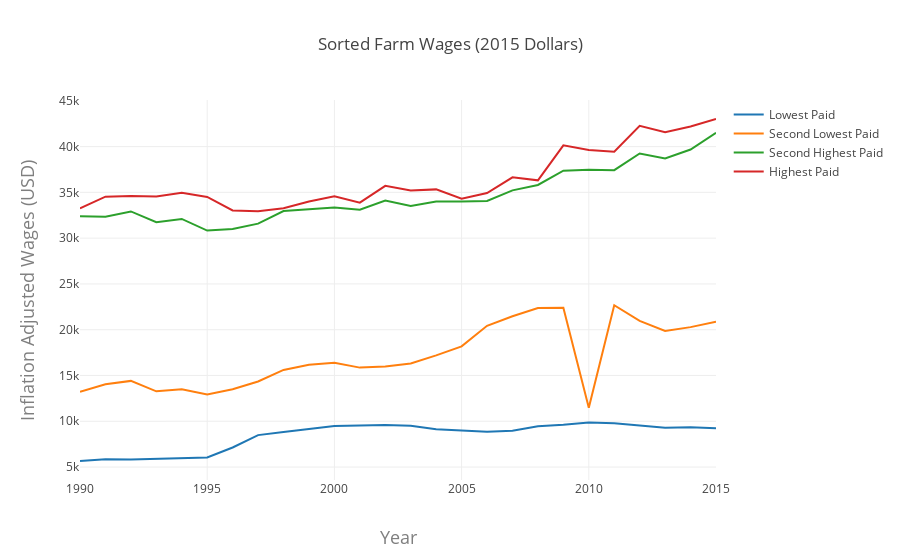

Notebook cell for this chart:
### Markdown cell above
Where in the table above we can see the highest and lowest (and everything in between) workers in each year. 

---
### Try it out
- The cell above currently prints out the highest paid states in each year. To view the lowest paid states try the following
    1. In the cell above find the line which prints the highest paid states 
    ```python
     crops_df[columns_to_see].groupby('year').nth(-1)
    ```
    and change it to 
    ```python
    crops_df[columns_to_see].groupby('year').nth(0)
    ```
    to print the lowest paid states. In this case, the `-1` specifies the last element of the list, `-2` would specify the second last element etc. 
    
    2. Change the same line to 
    ```python
       crops_df[columns_to_see].groupby('year').nth(1)
    ```
    to view the second lowest paid state
    
    3. Which state made the second highest wage in 2014?
    
---

## Creating a different kind of interactive plot
This might be more interesting to see summarized in a plot which also includes mouse hover interactivity so we can get more information from it. This is summarized below.

### Code cell
hide_me
plot_df = crops_df[columns_to_see].groupby('year').nth(-1)

# Here is an example of how a plot which hover labels is made 
traces = []
# Here we put out the names of the traces we want to put on the graph
names = ["Lowest Paid", "Second Lowest Paid", "Second Highest Paid", "Highest Paid"]

# These numbers represent the lowest, second lowest, second highest and highest paid
# farmers from the plot_df with the grouping that we saw eariler. 

for j, i in enumerate([0,1,-2,-1]):
    plot_df = crops_df[columns_to_see].groupby('year').nth(i) 
    
    # Here we're adding a trace onto the end of our data frame
    # where index is the year 
    traces.append(go.Scatter(
      x=plot_df.index,
      y=plot_df.inflation_adj,
      text = plot_df.area_title,
      name = names[j]
    ))

# Here we're formatting axis labels
layout = go.Layout(
    title='Sorted Farm Wages (2015 Dollars)',
    xaxis=dict(
        title='Year',
        titlefont=dict(
            size=18,
            color='#7f7f7f'
        )
    ),
    yaxis=dict(
        title='Inflation Adjusted Wages (USD)',
        titlefont=dict(
            size=18,
            color='#7f7f7f'
        )
    )
)

fig = go.Figure(data=go.Data(traces), layout=layout)
    
iplot(fig)

### Figure 1 — Plotly figure (JSON) as saved in the notebook; plotly's stock layout.template omitted (floating-point values rounded to 4 significant figures)
{"data": [{"name": "Lowest Paid", "text": ["Puerto Rico -- Statewide", "Puerto Rico -- Statewide", "Puerto Rico -- Statewide", "Puerto Rico -- Statewide", "Puerto Rico -- Statewide", "Puerto Rico -- Statewide", "Puerto Rico -- Statewide", "Puerto Rico -- Statewide", "Puerto Rico -- Statewide", "Puerto Rico -- Statewide", "Puerto Rico -- Statewide", "Puerto Rico -- Statewide", "Puerto Rico -- Statewide", "Puerto Rico -- Statewide", "Puerto Rico -- Statewide", "Puerto Rico -- Statewide", "Puerto Rico -- Statewide", "Puerto Rico -- Statewide", "Puerto Rico -- Statewide", "Puerto Rico -- Statewide", "Puerto Rico -- Statewide", "Puerto Rico -- Statewide", "Puerto Rico -- Statewide", "Puerto Rico -- Statewide", "Puerto Rico -- Statewide", "Puerto Rico -- Statewide"], "type": "scatter", "x": [1990, 1991, 1992, 1993, 1994, 1995, 1996, 1997, 1998, 1999, 2000, 2001, 2002, 2003, 2004, 2005, 2006, 2007, 2008, 2009, 2010, 2011, 2012, 2013, 2014, 2015], "y": [5662.0, 5845.0, 5820.0, 5905.0, 5976.0, 6043.0, 7137.0, 8488.0, 8821.0, 9141.0, 9478.0, 9534.0, 9604.0, 9522.0, 9138.0, 8988.0, 8861.0, 8967.0, 9457.0, 9631.0, 9871.0, 9784.0, 9505.0, 9299.0, 9348.0, 9235.0]}, {"name": "Second Lowest Paid", "text": ["New Mexico -- Statewide", "New Mexico -- Statewide", "New Mexico -- Statewide", "New Mexico -- Statewide", "New Mexico -- Statewide", "New Mexico -- Statewide", "New Mexico -- Statewide", "New Mexico -- Statewide", "New Mexico -- Statewide", "New Mexico -- Statewide", "New Mexico -- Statewide", "New Mexico -- Statewide", "New Mexico -- Statewide", "New Mexico -- Statewide", "New Mexico -- Statewide", "New Mexico -- Statewide", "New Mexico -- Statewide", "New Mexico -- Statewide", "New Mexico -- Statewide", "Florida -- Statewide", "Virgin Islands -- Statewide", "Washington -- Statewide", "Alaska -- Statewide", "Alaska -- Statewide", "Alaska -- Statewide", "Alaska -- Statewide"], "type": "scatter", "x": [1990, 1991, 1992, 1993, 1994, 1995, 1996, 1997, 1998, 1999, 2000, 2001, 2002, 2003, 2004, 2005, 2006, 2007, 2008, 2009, 2010, 2011, 2012, 2013, 2014, 2015], "y": [13210.0, 14040.0, 14410.0, 13270.0, 13490.0, 12940.0, 13490.0, 14340.0, 15610.0, 16180.0, 16380.0, 15860.0, 15980.0, 16310.0, 17200.0, 18180.0, 20430.0, 21470.0, 22370.0, 22400.0, 11470.0, 22670.0, 20960.0, 19850.0, 20280.0, 20880.0]}, {"name": "Second Highest Paid", "text": ["Massachusetts -- Statewide", "Massachusetts -- Statewide", "Massachusetts -- Statewide", "Massachusetts -- Statewide", "Massachusetts -- Statewide", "Massachusetts -- Statewide", "Connecticut -- Statewide", "Illinois -- Statewide", "Illinois -- Statewide", "Hawaii -- Statewide", "Hawaii -- Statewide", "Kansas -- Statewide", "Illinois -- Statewide", "North Dakota -- Statewide", "Illinois -- Statewide", "North Dakota -- Statewide", "Maryland -- Statewide", "Delaware -- Statewide", "Iowa -- Statewide", "Iowa -- Statewide", "South Dakota -- Statewide", "South Dakota -- Statewide", "South Dakota -- Statewide", "South Dakota -- Statewide", "Nevada -- Statewide", "Nevada -- Statewide"], "type": "scatter", "x": [1990, 1991, 1992, 1993, 1994, 1995, 1996, 1997, 1998, 1999, 2000, 2001, 2002, 2003, 2004, 2005, 2006, 2007, 2008, 2009, 2010, 2011, 2012, 2013, 2014, 2015], "y": [32390.0, 32350.0, 32920.0, 31730.0, 32100.0, 30820.0, 31000.0, 31590.0, 32970.0, 33140.0, 33330.0, 33100.0, 34100.0, 33520.0, 34010.0, 33990.0, 34050.0, 35220.0, 35810.0, 37360.0, 37460.0, 37420.0, 39240.0, 38710.0, 39680.0, 41500.0]}, {"name": "Highest Paid", "text": ["Hawaii -- Statewide", "Hawaii -- Statewide", "Hawaii -- Statewide", "Hawaii -- Statewide", "Hawaii -- Statewide", "Hawaii -- Statewide", "Hawaii -- Statewide", "Hawaii -- Statewide", "Hawaii -- Statewide", "Illinois -- Statewide", "Illinois -- Statewide", "Illinois -- Statewide", "North Dakota -- Statewide", "Missouri -- Statewide", "North Dakota -- Statewide", "Illinois -- Statewide", "Delaware -- Statewide", "South Dakota -- Statewide", "North Dakota -- Statewide", "North Dakota -- Statewide", "North Dakota -- Statewide", "North Dakota -- Statewide", "North Dakota -- Statewide", "North Dakota -- Statewide", "North Dakota -- Statewide", "North Dakota -- Statewide"], "type": "scatter", "x": [1990, 1991, 1992, 1993, 1994, 1995, 1996, 1997, 1998, 1999, 2000, 2001, 2002, 2003, 2004, 2005, 2006, 2007, 2008, 2009, 2010, 2011, 2012, 2013, 2014, 2015], "y": [33240.0, 34530.0, 34610.0, 34560.0, 34950.0, 34500.0, 33030.0, 32940.0, 33270.0, 33990.0, 34570.0, 33870.0, 35720.0, 35210.0, 35330.0, 34300.0, 34930.0, 36640.0, 36310.0, 40130.0, 39630.0, 39430.0, 42270.0, 41560.0, 42200.0, 43010.0]}], "layout": {"title": "Sorted Farm Wages (2015 Dollars)", "xaxis": {"title": "Year", "titlefont": {"color": "#7f7f7f", "size": 18}}, "yaxis": {"title": "Inflation Adjusted Wages (USD)", "titlefont": {"color": "#7f7f7f", "size": 18}}}}
